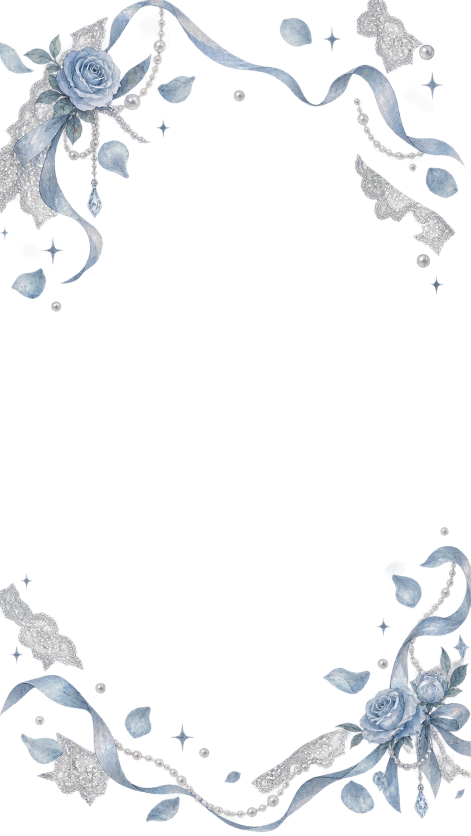
#> input picture images/Lolita/中景装饰层-clean.png, 941 x 1672 px (shown at 1/2 size)
$ python prepare-layer-art.py
#> lines starting #> are read from the running program, lines starting #| are printed output that depends on the picture
"""Derive runtime midground layer assets for the alpha13 scene (0.7.0; 1.4.0 七主题铺开).

Resizes the cleaned source PNG to the runtime budget (810x1440), re-clears
resize-induced haze, and writes a lossy WebP with alpha — soft decorative
edges compress to ~1/4 of PNG at imperceptible quality loss (drawn ≤0.55 opacity).
Re-runnable; original sources stay untouched in images/Lolita/.
"""
from pathlib import Path

from PIL import Image

ROOT = Path(__file__).resolve().parent.parent
OUT = ROOT / "app" / "src" / "main" / "assets" / "lolita"
OUT.mkdir(parents=True, exist_ok=True)

SIZE = (810, 1440)
HAZE_THRESHOLD = 8
WEBP_QUALITY = 80

JOBS = [
    ("images/Lolita/中景装饰层-clean.png", "night_midground.webp"),
    ("images/Lolita/七主题中景/晨雾蓝瓷.png", "morning_midground.webp"),
    ("images/Lolita/七主题中景/午后藕荷.png", "afternoon_midground.webp"),
    ("images/Lolita/七主题中景/黄昏奶茶.png", "twilight_midground.webp"),
    ("images/Lolita/七主题中景/雾紫玫瑰.png", "lavender_midground.webp"),
    ("images/Lolita/七主题中景/黑哥特.png", "gothic_midground.webp"),
    ("images/Lolita/七主题中景/白圣职.png", "cleric_midground.webp"),
    ("images/Lolita/七主题中景/薄荷巧克力.png", "thin_mint_midground.webp"),
]


def run() -> None:
    for source, output in JOBS:
        src_path = ROOT / source
        img = Image.open(src_path).convert("RGBA")
#> img is the input picture: PIL image 941x1672 RGBA; mean R, G, B, A 74.9, 78.6, 83.7, 38.9
        img = img.resize(SIZE, Image.LANCZOS)
#> img: PIL image 810x1440 RGBA
        alpha = img.getchannel("A")
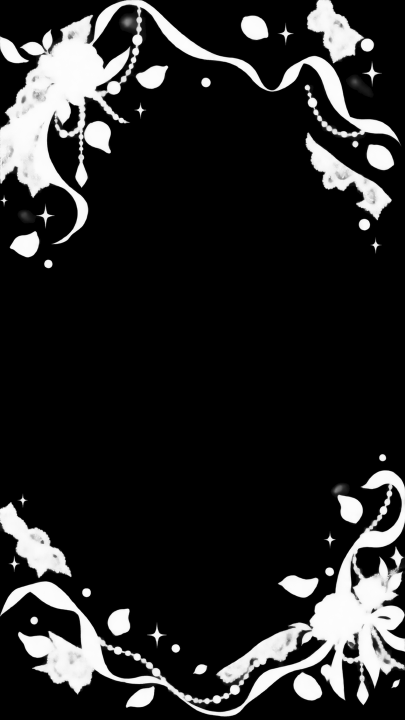
#> alpha: PIL image 810x1440 L (shown at 1/2 size); min 0, max 255, mean 38.9
        img.putalpha(alpha.point(lambda v: 0 if 0 < v < HAZE_THRESHOLD else v))
        dst_path = OUT / output
        img.save(dst_path, "WEBP", quality=WEBP_QUALITY, method=6)
        size_kb = dst_path.stat().st_size / 1024
        print(f"{source} -> {dst_path.name}: {SIZE[0]}x{SIZE[1]}, {size_kb:.0f} KB, webp q{WEBP_QUALITY}, haze-cleared < {HAZE_THRESHOLD}")
#> pass 2 of the loop in run, `for source, output in JOBS:`:
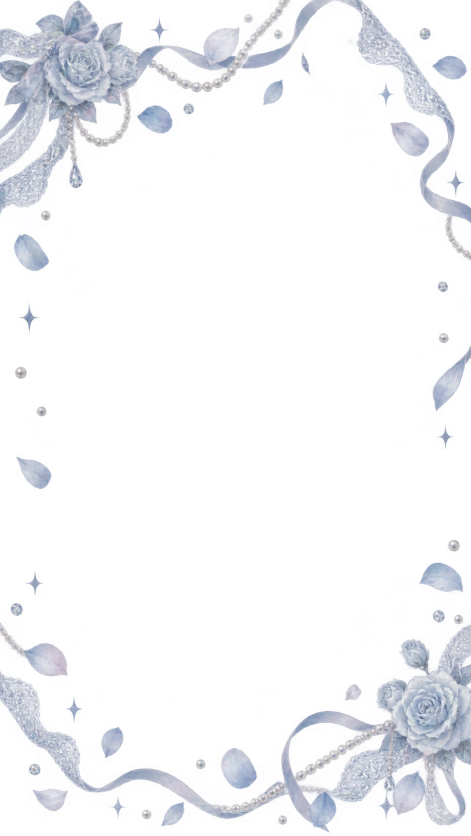
#> input picture images/Lolita/七主题中景/晨雾蓝瓷.png, 941 x 1672 px (shown at 1/2 size)
#> in run, img is the input picture: PIL image 941x1672 RGBA; mean R, G, B, A 70.6, 73, 80.7, 37.4
#> in run, `alpha = img.getchannel("A")`:
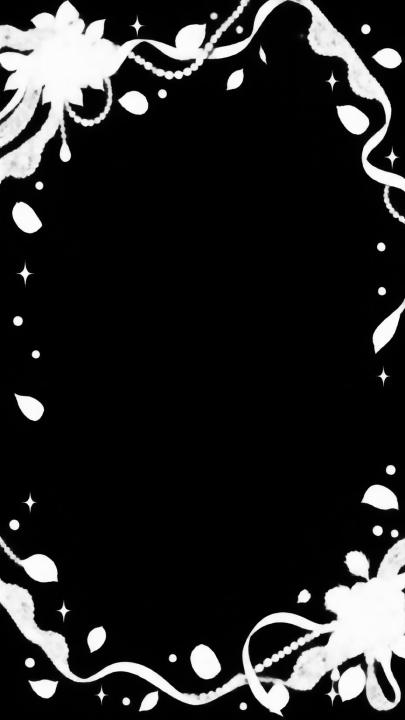
#> alpha: PIL image 810x1440 L (shown at 1/2 size); min 0, max 255, mean 37.4


if __name__ == "__main__":
#> (the run stopped early here; a loop or call above may not have finished)
